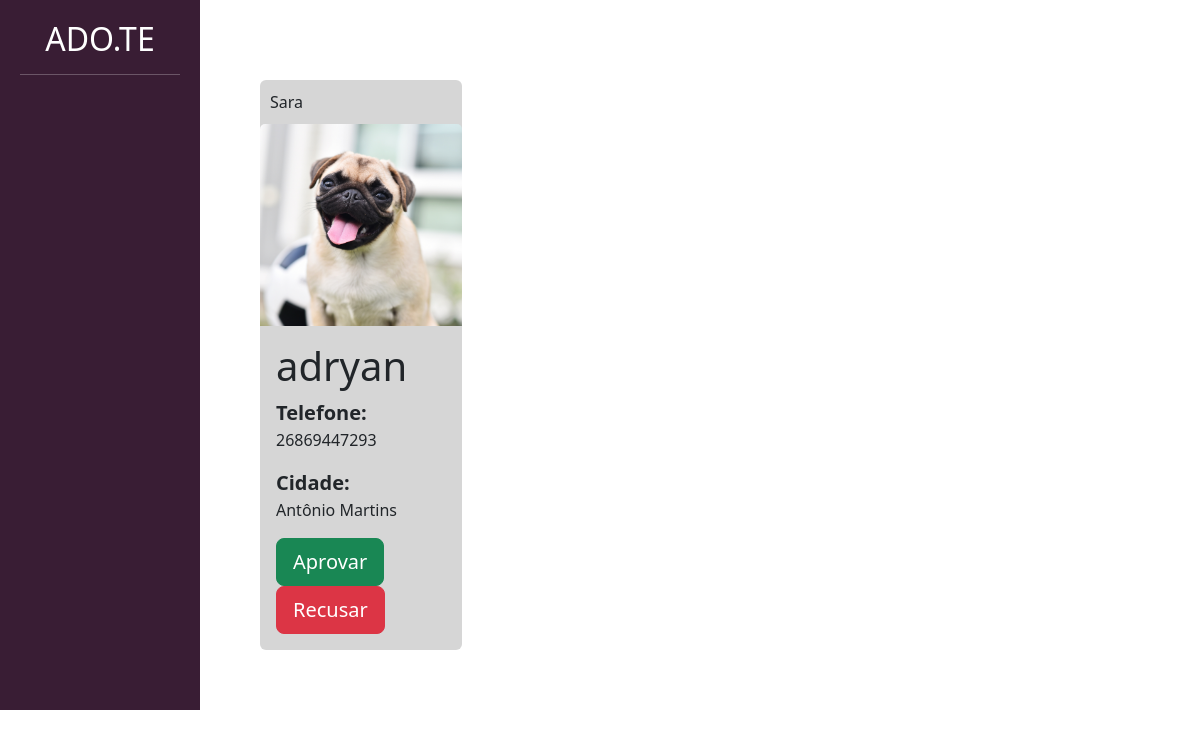
The app's page /divulgar/ver_pedido_adocao/ (signed in) with its own data.
### adotar/models.py (models this page shows)
class PedidoAdocao(models.Model):
    choices_status = (
        ('AG', 'Aguardando aprovação'),
        ('AP', 'Aprovado'),
        ('R', 'Recusado')
    )
    pet = models.ForeignKey(Pet, on_delete=models.DO_NOTHING)
    usuario = models.ForeignKey(User, on_delete=models.DO_NOTHING)
    data = models.DateTimeField()
    status = models.CharField(max_length=2, choices=choices_status, default='AG')

### divulgar/models.py (models this page shows, shortened)
class Pet(models.Model):
    choices_status = (("P", "Para adoção"), ("A", "Adotado"))
    usuario = models.ForeignKey(User, on_delete = models.DO_NOTHING)
    nome = models.CharField(max_length= 100)
    descricao = models.TextField()
    estado = models.CharField(max_length= 50)
    cidade = models.CharField(max_length=50)
    telefone = models.CharField(max_length=14)
    raca = models.ForeignKey(Raca, on_delete=models.DO_NOTHING)
    tags = models.ManyToManyField(tag)
    status = models.CharField(max_length=1, choices=choices_status, default= 'P')
    foto = models.ImageField(upload_to="fotos_pets")

### divulgar/views.py (the view)
# urls.py: path('ver_pedido_adocao/', views.ver_pedido_adocao, name="ver_pedido_adocao"),
@login_required
def ver_pedido_adocao(request):
    if request.method == "GET":
        pedidos = PedidoAdocao.objects.filter(usuario = request.user).filter(status = "AG")
        return render(request, 'ver_pedido_adocao.html', {'pedidos': pedidos})

### divulgar/templates/ver_pedido_adocao.html (shortened to what this page needs)
{% load static %}
<!doctype html>
<html lang="pt-BR">
    <head>
    <link href="https://cdn.jsdelivr.net/npm/bootstrap@5.3.0-alpha1/dist/css/bootstrap.min.css" rel="stylesheet">
    <link href="{% static 'usuarios/css/cadastro.css' %}" rel="stylesheet">
    <link href="{% static 'divulgar/css/novo_pet.css' %}" rel="stylesheet">
    <link href="{% static 'divulgar/css/seus_pets.css' %}" rel="stylesheet">
    <link href="{% static 'adotar/css/listar_pets.css' %}" rel="stylesheet">
    </head>
    <body>
        <div class="container-fluid">
            <div class="row">
                <div class="col-md-2 bg-side-plataforma sidebar">
                    <h2>ADO.TE</h2>
                    <hr>
                </div>
                <div style="padding:60px" class="col-md">
                    <div class="row">
                        {% for pedido in pedidos %}
                            <div class="col-md-3" style="margin-top: 20px;">
                                <div class="card" style="background-color: #D6D6D6; border:none;">
                                    <div style="padding:10px">
                                        <span clas="span-bold">{{pedido.pet.nome}}</span>
                                    </div>
                                    <img class="card-img-top" src="{{pedido.pet.foto.url}}">
                                    <div class="card-body">
                                        <h1 class="card-title">{{pedido.usuario.username}}</h1>
                                        <span class="span-bold2">Telefone:</span>
                                        <p>{{pedido.pet.telefone}}</p>
                                        <span class="span-bold2">Cidade:</span>
                                        <p>{{pedido.pet.cidade}}</p>
                                        <a href="{% url 'processa_pedido_adocao' pedido.id %}?status=A" class="btn btn-success btn-lg">Aprovar</a>
                                        <a href="{% url 'processa_pedido_adocao' pedido.id %}?status=R" class="btn btn-danger btn-lg">Recusar</a>
                                    </div>
                                </div>
                            </div>
                        {% endfor %}
                    </div>
                </div>
            </div>
        </div>
    </body>
</html>

### templates/static/divulgar/css/novo_pet.css (style rules this page uses)
.sidebar { text-align: center; padding: 20px; }

### templates/static/adotar/css/listar_pets.css (style rules this page uses)
.span-bold2 { font-weight: bold; font-size: 20px; }
.bg-side-plataforma { background-color: #391D34; color: white; }

### records on screen
PedidoAdocao: pet.nome "Sara", pet.foto (picture), usuario.username "adryan", pet.telefone "26869447293", pet.cidade "Antônio Martins"
